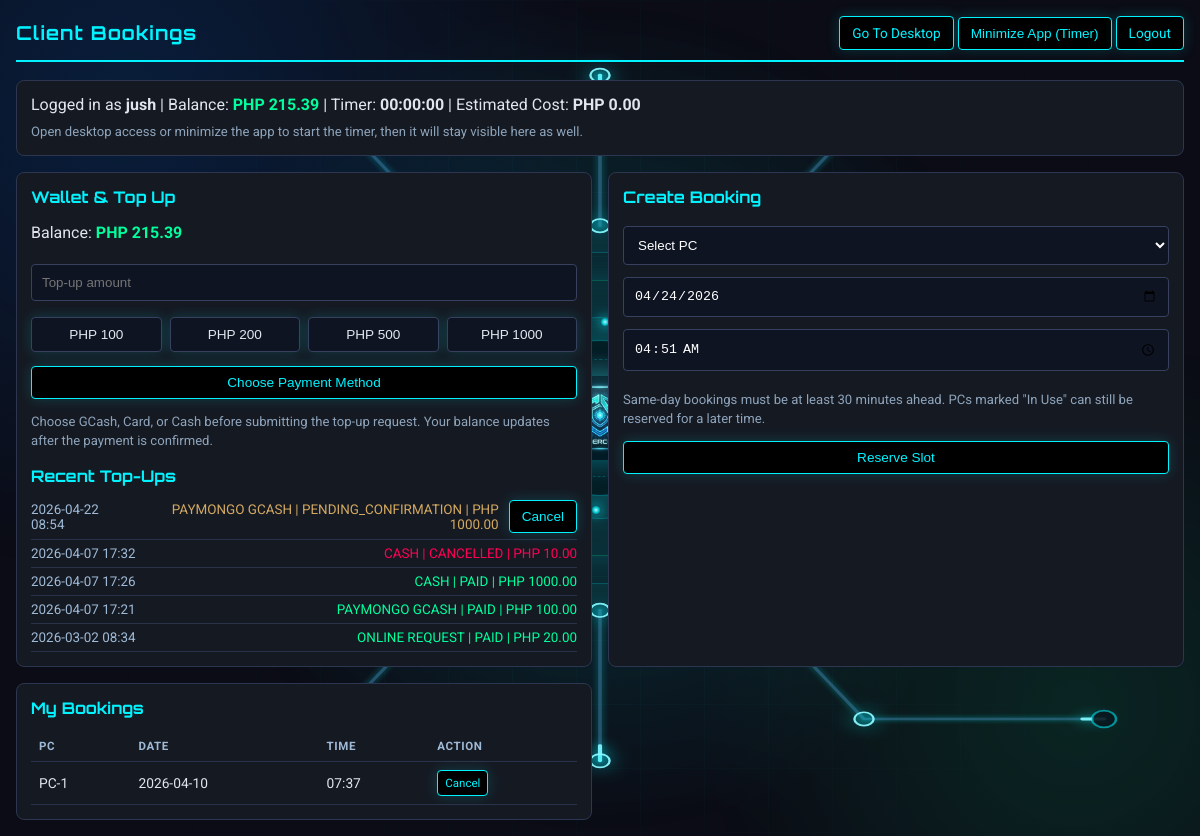
The page /client/bookings (signed in) on the database as committed earlier.
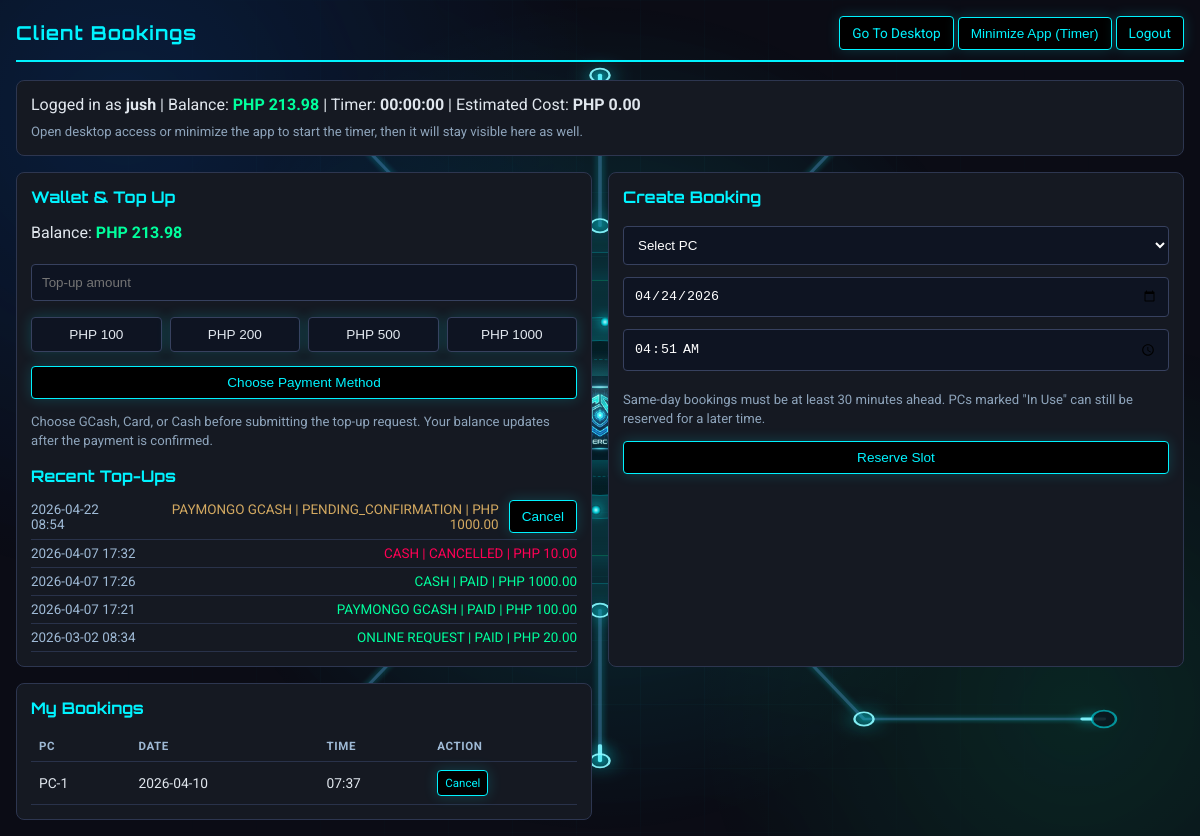
The same page on the database as committed later.
### app.py (models this page shows, shortened)
class User(UserMixin, db.Model):
    id = db.Column(db.Integer, primary_key=True)
    username = db.Column(db.String(80), unique=True, nullable=False)
    password_hash = db.Column(db.String(120), nullable=False)
    pondo = db.Column(db.Float, default=0.0)
    is_admin = db.Column(db.Boolean, default=False)

class PaymentTransaction(db.Model):
    id = db.Column(db.Integer, primary_key=True)
    user_id = db.Column(db.Integer, db.ForeignKey('user.id'), nullable=False)
    provider = db.Column(db.String(32), nullable=False, default="online_request")
    external_id = db.Column(db.String(128), unique=True, nullable=False)
    amount = db.Column(db.Float, nullable=False)
    currency = db.Column(db.String(8), nullable=False, default="php")
    status = db.Column(db.String(32), nullable=False, default="pending")
    created_at = db.Column(db.DateTime, default=datetime.now)
    credited_at = db.Column(db.DateTime, nullable=True)

class Booking(db.Model):
    id = db.Column(db.Integer, primary_key=True)
    user_id = db.Column(db.Integer, db.ForeignKey('user.id'), nullable=False)
    pc_id = db.Column(db.Integer, db.ForeignKey('pc.id'), nullable=False)
    booking_date = db.Column(db.String(20), nullable=True)
    time_slot = db.Column(db.String(20), nullable=False)
    user = db.relationship('User', backref='bookings')
    pc = db.relationship('PC', backref='bookings')

class PC(db.Model):
    id = db.Column(db.Integer, primary_key=True)
    name = db.Column(db.String(20), unique=True, nullable=False)
    is_occupied = db.Column(db.Boolean, default=False)
    lan_ip = db.Column(db.String(64), nullable=True)
    lan_port = db.Column(db.Integer, nullable=True)
    last_agent_seen_at = db.Column(db.DateTime, nullable=True)
    online_since_at = db.Column(db.DateTime, nullable=True)

### app.py (the view)
@app.route('/client/bookings')
@login_required
def client_bookings():
    if current_user.is_admin:
        return redirect(url_for('view_bookings'))
    now_dt = datetime.now()
    pcs = PC.query.order_by(PC.id.asc()).all()
    annotate_booking_usage_for_pcs(pcs, now_dt=now_dt)
    my_bookings = Booking.query.filter_by(user_id=current_user.id).order_by(Booking.id.desc()).all()
    recent_payments = get_recent_payment_requests(current_user.id)
    return render_template(
        'client_bookings.html',
        pcs=pcs,
        bookings=my_bookings,
        recent_payments=recent_payments,
        today_date=now_dt.strftime("%Y-%m-%d"),
        booking_lead_minutes=BOOKING_LEAD_MINUTES,
        hourly_rate=HOURLY_RATE,
        kiosk_mode=is_kiosk_mode_enabled()
    )

### app.py (called while the page is built, shortened)
@login_manager.user_loader
def load_user(user_id):
    return db.session.get(User, int(user_id))

def get_agent_online_window_seconds():
    try:
        return max(int(os.getenv("LAN_AGENT_ONLINE_WINDOW_SECONDS", "90")), 1)
    except Exception:
        return 90

def is_pc_online(pc, now_dt=None, online_window_seconds=None):
    if not pc or not pc.last_agent_seen_at:
        return False
    if now_dt is None:
        now_dt = datetime.now()
    if online_window_seconds is None:
        online_window_seconds = get_agent_online_window_seconds()
    return (now_dt - pc.last_agent_seen_at).total_seconds() <= online_window_seconds

def annotate_booking_usage_for_pcs(pcs, now_dt=None):
    if not pcs:
        return pcs
    if now_dt is None:
        now_dt = datetime.now()
    online_window_seconds = get_agent_online_window_seconds()
    active_sessions = Session.query.filter_by(end_time=None).order_by(Session.start_time.desc()).all()
    active_session_by_pc = {}
    for session in active_sessions:
        active_session_by_pc.setdefault(session.pc_id, session)
    for pc in pcs:
        active_session = active_session_by_pc.get(pc.id)
        online_now = is_pc_online(pc, now_dt, online_window_seconds)
        pc.booking_in_use_now = bool(pc.is_occupied or active_session or online_now)
    return pcs

def get_recent_payment_requests(user_id, limit=5):
    try:
        max_rows = max(1, int(limit))
    except Exception:
        max_rows = 5
    return PaymentTransaction.query.filter_by(user_id=user_id).order_by(PaymentTransaction.created_at.desc()).limit(max_rows).all()

def is_kiosk_mode_enabled():
    return str(os.getenv("PYPONDO_KIOSK_MODE", "0")).strip().lower() in {"1", "true", "yes"}

@app.before_request
def bootstrap_schema():
    if not getattr(app, "_schema_ready", False):
        db.create_all()
        ensure_pc_lan_ip_column()
        ensure_booking_date_column()
        ensure_session_last_charged_at_column()
        ensure_core_seed_data()
        app._schema_ready = True

def start_periodic_billing():
    global _billing_thread_started
    if _billing_thread_started or BILLING_DISABLED:
        return

@app.before_request
def ensure_billing_started():
    start_periodic_billing()

### templates/client_bookings.html (shortened to what this page needs)
<!DOCTYPE html>
<html lang="en">
<head>
</head>
<body>
    {% include '_animated_background.html' %}
    <div class="top">
        <h1>Client Bookings</h1>
        <div>
            {% if current_user.pondo > 0 %}
            <a class="btn ok" href="{{ url_for('client_desktop') }}">Go To Desktop</a>
            <button type="button" class="btn" onclick="minimizeClientApp()">Minimize App (Timer)</button>
            {% endif %}
            {% if not kiosk_mode %}
            <a class="btn warn" href="{{ url_for('logout') }}" onclick="clearDashboardTimerState()">Logout</a>
            {% endif %}
        </div>
    </div>
    <div class="card" style="margin-bottom:16px;">
        Logged in as <strong>{{ current_user.username }}</strong> |
        Balance:
        <span class="{{ 'balance-ok' if current_user.pondo > 0 else 'balance-low' }}">
            PHP {{ "%.2f"|format(current_user.pondo) }}
        </span>
        | Timer: <strong id="dashboard-timer-time">00:00:00</strong>
        | Estimated Cost: <strong id="dashboard-timer-cost">PHP 0.00</strong>
        <div class="subtle" id="dashboard-timer-note" style="margin-top:8px;">
        </div>
    </div>
    <div class="grid">
        <div class="card">
            <h2>Wallet &amp; Top Up</h2>
            <p>
                Balance:
                <span class="{{ 'balance-ok' if current_user.pondo > 0 else 'balance-low' }}">
                    PHP {{ "%.2f"|format(current_user.pondo) }}
                </span>
            </p>
            <form action="{{ url_for('topup_online') }}" method="POST">
                <input id="topupAmount" type="number" name="amount" min="1" max="10000" step="0.01" placeholder="Top-up amount" required>
                <div class="quick-amounts">
                    <button type="button" onclick="setTopup(100)">PHP 100</button>
                    <button type="button" onclick="setTopup(200)">PHP 200</button>
                    <button type="button" onclick="setTopup(500)">PHP 500</button>
                    <button type="button" onclick="setTopup(1000)">PHP 1000</button>
                </div>
                <button type="submit" class="btn" style="width:100%; margin-top:10px;">Choose Payment Method</button>
            </form>
            <p class="subtle">Choose GCash, Card, or Cash before submitting the top-up request. Your balance updates after the payment is confirmed.</p>
            <div style="margin-top: 16px;">
                <h2 style="margin-bottom: 8px;">Recent Top-Ups</h2>
                {% if recent_payments %}
                    {% for tx in recent_payments %}
                        <div class="history-row">
                            <div class="history-main">
                                <span style="color:#9fbad6;">{{ tx.created_at.strftime('%Y-%m-%d %H:%M') }}</span>
                                <span style="color: {{ 'var(--ok)' if tx.status == 'paid' else ('var(--warn)' if tx.status == 'cancelled' else '#d3a961') }};">
                                    {{ tx.provider.replace('_', ' ')|upper }} | {{ tx.status|upper }} | PHP {{ "%.2f"|format(tx.amount) }}
                                </span>
                            </div>
                            {% if tx.status in ['pending', 'pending_confirmation', 'awaiting_cash'] %}
                            <div class="history-action">
                                <form action="{{ url_for('client_cancel_payment', payment_id=tx.id) }}" method="POST">
                                    <button type="submit" class="btn history-cancel">Cancel</button>
                                </form>
                            </div>
                            {% endif %}
                        </div>
                    {% endfor %}
                {% else %}
                    <div class="subtle">No top-up transactions yet.</div>
                {% endif %}
            </div>
        </div>
        <div class="card">
            <h2>Create Booking</h2>
            <form action="{{ url_for('book_pc') }}" method="POST" class="booking-form">
                <select name="pc_id" required>
                    <option value="" disabled selected>Select PC</option>
                </select>
                <input type="date" name="booking_date" class="booking-date-input" min="{{ today_date }}" value="{{ today_date }}" required>
                <input type="time" name="time_slot" class="booking-time-input" required>
                <p class="subtle">Same-day bookings must be at least {{ booking_lead_minutes }} minutes ahead. PCs marked "In Use" can still be reserved for a later time.</p>
                <button type="submit" class="btn" style="width:100%;">Reserve Slot</button>
            </form>
        </div>
        <div class="card">
            <h2>My Bookings</h2>
            <table>
                <thead>
                    <tr>
                        <th>PC</th>
                        <th>Date</th>
                        <th>Time</th>
                        <th>Action</th>
                    </tr>
                </thead>
                <tbody>
                    {% for booking in bookings %}
                    <tr>
                        <td>{{ booking.pc.name }}</td>
                        <td>{{ booking.booking_date or 'N/A' }}</td>
                        <td>{{ booking.time_slot }}</td>
                        <td>
                            <a class="btn warn" style="padding:5px 7px; font-size:0.72rem;" href="{{ url_for('client_delete_booking', id=booking.id) }}">Cancel</a>
                        </td>
                    </tr>
                    {% else %}
                    <tr><td colspan="4" style="color:#6f7f97;">No bookings yet.</td></tr>
                    {% endfor %}
                </tbody>
            </table>
        </div>
    </div>
</body>
</html>

### templates/_animated_background.html (shortened to what this page needs)
<div class="cyber-bg" aria-hidden="true">
    <div class="cyber-grid"></div>
    <div class="cyber-core">
        <div class="cyber-core-ring"></div>
        <div class="cyber-core-shell"></div>
        <img class="cyber-core-icon" src="/app-icon.png" alt="">
        <div class="cyber-sparks">
            <span></span>
            <span></span>
        </div>
    </div>
</div>

### templates/client_bookings.html (style rules this page uses)
:root { --bg: #0b0c15; --card: #151922; --line: #00f3ff; --ok: #00ff9d; --warn: #ff0055; --text: #e0e6ed; }
body { margin: 0; background: var(--bg); color: var(--text); font-family: 'Roboto', sans-serif; padding: 16px; }
.top { display: flex; justify-content: space-between; align-items: center; border-bottom: 2px solid var(--line); padding-bottom: 10px; margin-bottom: 18px; }
.top h1 { margin: 0; font-family: 'Orbitron', sans-serif; font-size: 1.2rem; color: var(--line); letter-spacing: 1px; }
.btn, .quick-amounts button, .btn.history-cancel { display: inline-block; text-decoration: none; border: 1px solid var(--line); color: var(--line); background: #000; padding: 8px 12px; border-radius: 4px; font-size: 0.85rem; box-shadow: 0 0 14px rgba(0, 243, 255, 0.18); transition: background 0.18s ease, color 0.18s ease, box-shadow 0.18s ease, border-color 0.18s ease; cursor: pointer; }
.warn { border-color: var(--line); color: var(--line); }
.ok { border-color: var(--line); color: var(--line); }
.history-cancel { border-color: var(--line); color: var(--line); }
.grid { display: grid; grid-template-columns: 1fr 1fr; gap: 16px; }
.card { border: 1px solid #2d3650; border-radius: 8px; background: var(--card); padding: 14px; }
.card h2 { margin-top: 0; font-family: 'Orbitron', sans-serif; color: var(--line); font-size: 1rem; }
input, select { width: 100%; box-sizing: border-box; margin: 6px 0; padding: 10px; border-radius: 4px; border: 1px solid #37415f; background: #0e1422; color: #fff; }
table { width: 100%; border-collapse: collapse; margin-top: 8px; }
th, td { border-bottom: 1px solid #29324a; padding: 8px; font-size: 0.86rem; text-align: left; }
th { color: #9fbad6; text-transform: uppercase; font-size: 0.72rem; letter-spacing: 0.6px; }
.balance-ok { color: var(--ok); font-weight: 700; }
.quick-amounts { display: flex; gap: 8px; flex-wrap: wrap; margin: 10px 0 4px; }
.quick-amounts button { flex: 1 1 90px; border: 1px solid #37415f; background: #0e1422; color: var(--text); padding: 9px 10px; border-radius: 4px; cursor: pointer; }
.subtle { color: #8ea4bb; font-size: 0.82rem; line-height: 1.45; }
.history-row { display: flex; justify-content: space-between; align-items: center; gap: 10px; padding: 6px 0; border-bottom: 1px solid #29324a; font-size: 0.84rem; }
.history-main { display: flex; justify-content: space-between; align-items: center; gap: 10px; flex: 1; min-width: 0; }
.history-main span:last-child { text-align: right; }
.history-action form { margin: 0; }
.history-cancel { border-color: var(--warn); color: var(--warn); padding: 5px 8px; font-size: 0.72rem; }

Rows that differ between the two databases and show on the page:
changed User "jush": pondo "215.39" → "213.98"
